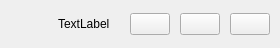
<?xml version="1.0" encoding="UTF-8"?>
<ui version="4.0">
 <class>playlistinlist</class>
 <widget class="QWidget" name="playlistinlist">
  <property name="geometry">
   <rect>
    <x>0</x>
    <y>0</y>
    <width>280</width>
    <height>48</height>
   </rect>
  </property>
  <property name="sizePolicy">
   <sizepolicy hsizetype="Preferred" vsizetype="Preferred">
    <horstretch>0</horstretch>
    <verstretch>0</verstretch>
   </sizepolicy>
  </property>
  <property name="minimumSize">
   <size>
    <width>280</width>
    <height>0</height>
   </size>
  </property>
  <property name="maximumSize">
   <size>
    <width>280</width>
    <height>16777215</height>
   </size>
  </property>
  <property name="windowTitle">
   <string>playlistinlist</string>
  </property>
  <layout class="QVBoxLayout" name="verticalLayout_2">
   <property name="spacing">
    <number>0</number>
   </property>
   <property name="leftMargin">
    <number>0</number>
   </property>
   <property name="topMargin">
    <number>0</number>
   </property>
   <property name="rightMargin">
    <number>0</number>
   </property>
   <property name="bottomMargin">
    <number>0</number>
   </property>
   <item>
    <widget class="QWidget" name="songContent" native="true">
     <layout class="QHBoxLayout" name="horizontalLayout">
      <property name="spacing">
       <number>10</number>
      </property>
      <property name="leftMargin">
       <number>0</number>
      </property>
      <property name="topMargin">
       <number>0</number>
      </property>
      <property name="rightMargin">
       <number>10</number>
      </property>
      <property name="bottomMargin">
       <number>0</number>
      </property>
      <item>
       <widget class="QLabel" name="cover">
        <property name="sizePolicy">
         <sizepolicy hsizetype="Fixed" vsizetype="Fixed">
          <horstretch>0</horstretch>
          <verstretch>0</verstretch>
         </sizepolicy>
        </property>
        <property name="minimumSize">
         <size>
          <width>48</width>
          <height>48</height>
         </size>
        </property>
        <property name="maximumSize">
         <size>
          <width>48</width>
          <height>48</height>
         </size>
        </property>
        <property name="text">
         <string/>
        </property>
       </widget>
      </item>
      <item>
       <widget class="QLabel" name="name">
        <property name="sizePolicy">
         <sizepolicy hsizetype="Preferred" vsizetype="Fixed">
          <horstretch>0</horstretch>
          <verstretch>0</verstretch>
         </sizepolicy>
        </property>
        <property name="text">
         <string>TextLabel</string>
        </property>
       </widget>
      </item>
      <item>
       <widget class="QWidget" name="buttons" native="true">
        <property name="sizePolicy">
         <sizepolicy hsizetype="Fixed" vsizetype="Preferred">
          <horstretch>0</horstretch>
          <verstretch>0</verstretch>
         </sizepolicy>
        </property>
        <layout class="QHBoxLayout" name="horizontalLayout_2">
         <property name="spacing">
          <number>10</number>
         </property>
         <property name="leftMargin">
          <number>0</number>
         </property>
         <property name="topMargin">
          <number>0</number>
         </property>
         <property name="rightMargin">
          <number>0</number>
         </property>
         <property name="bottomMargin">
          <number>0</number>
         </property>
         <item>
          <widget class="QPushButton" name="playDirectly">
           <property name="sizePolicy">
            <sizepolicy hsizetype="Fixed" vsizetype="Fixed">
             <horstretch>0</horstretch>
             <verstretch>0</verstretch>
            </sizepolicy>
           </property>
           <property name="text">
            <string/>
           </property>
           <property name="icon">
            <iconset resource="../../resources/resources.qrc">
             <normaloff>:/icon/play.svg</normaloff>:/icon/play.svg</iconset>
           </property>
          </widget>
         </item>
         <item>
          <widget class="QPushButton" name="addToQueue">
           <property name="sizePolicy">
            <sizepolicy hsizetype="Fixed" vsizetype="Fixed">
             <horstretch>0</horstretch>
             <verstretch>0</verstretch>
            </sizepolicy>
           </property>
           <property name="toolTip">
            <string>&lt;html&gt;&lt;head/&gt;&lt;body&gt;&lt;p&gt;add to queue&lt;/p&gt;&lt;/body&gt;&lt;/html&gt;</string>
           </property>
           <property name="text">
            <string/>
           </property>
           <property name="icon">
            <iconset resource="../../resources/resources.qrc">
             <normaloff>:/icon/disc.svg</normaloff>:/icon/disc.svg</iconset>
           </property>
          </widget>
         </item>
         <item>
          <widget class="QPushButton" name="edit">
           <property name="sizePolicy">
            <sizepolicy hsizetype="Fixed" vsizetype="Fixed">
             <horstretch>0</horstretch>
             <verstretch>0</verstretch>
            </sizepolicy>
           </property>
           <property name="toolTip">
            <string>&lt;html&gt;&lt;head/&gt;&lt;body&gt;&lt;p&gt;edit playlist&lt;/p&gt;&lt;/body&gt;&lt;/html&gt;</string>
           </property>
           <property name="text">
            <string/>
           </property>
           <property name="icon">
            <iconset resource="../../resources/resources.qrc">
             <normaloff>:/icon/settings.svg</normaloff>:/icon/settings.svg</iconset>
           </property>
          </widget>
         </item>
        </layout>
       </widget>
      </item>
     </layout>
    </widget>
   </item>
  </layout>
 </widget>
 <resources>
  <include location="../../resources/resources.qrc"/>
 </resources>
 <connections/>
</ui>
